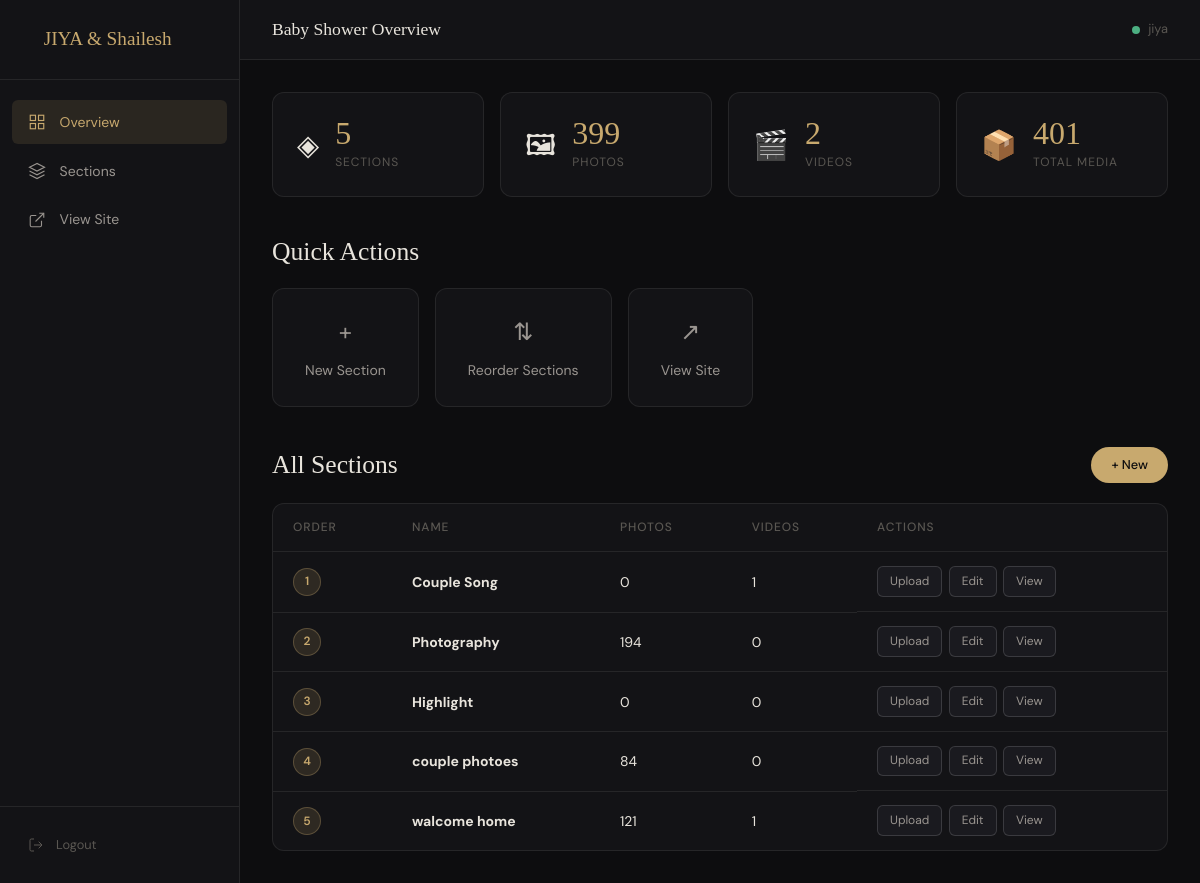
The page /dashboard/ (signed in) on the database its author committed.
### gallery/models.py (models this page shows, shortened)
class Section(models.Model):
    name = models.CharField(max_length=100)
    description = models.TextField(blank=True)
    order = models.PositiveIntegerField(default=0)
    cover_image = models.ImageField(upload_to='covers/', blank=True, null=True)
    created_at = models.DateTimeField(auto_now_add=True)
    class Meta:
        ordering = ['order', 'created_at']
    def image_count(self):
        return self.media.filter(media_type='image').count()
    def video_count(self):
        return self.media.filter(media_type='video').count()

### gallery/views.py (the view)
# urls.py: path('dashboard/', views.dashboard_home, name='dashboard_home'),
@login_required
def dashboard_home(request):
    sections = Section.objects.all()
    total_media = MediaItem.objects.count()
    total_images = MediaItem.objects.filter(media_type='image').count()
    total_videos = MediaItem.objects.filter(media_type='video').count()
    return render(request, 'dashboard/home.html', {
        'sections': sections,
        'total_media': total_media,
        'total_images': total_images,
        'total_videos': total_videos,
    })

### templates/dashboard/home.html (shortened to what this page needs)
{% extends 'dashboard/base_dashboard.html' %}
{% block nav_home %}active{% endblock %}
{% block topbar_title %}Baby Shower Overview{% endblock %}
{% block dash_content %}
<div class="dash-page">
  <div class="stats-grid">
    <div class="stat-card">
      <div class="stat-icon">◈</div>
      <div class="stat-info">
        <span class="stat-num">{{ sections.count }}</span>
        <span class="stat-label">Sections</span>
      </div>
    </div>
    <div class="stat-card">
      <div class="stat-icon">🖼</div>
      <div class="stat-info">
        <span class="stat-num">{{ total_images }}</span>
        <span class="stat-label">Photos</span>
      </div>
    </div>
    <div class="stat-card">
      <div class="stat-icon">🎬</div>
      <div class="stat-info">
        <span class="stat-num">{{ total_videos }}</span>
        <span class="stat-label">Videos</span>
      </div>
    </div>
    <div class="stat-card">
      <div class="stat-icon">📦</div>
      <div class="stat-info">
        <span class="stat-num">{{ total_media }}</span>
        <span class="stat-label">Total Media</span>
      </div>
    </div>
  </div>
  <div class="dash-section-header">
    <h2>Quick Actions</h2>
  </div>
  <div class="quick-actions">
    <a href="{% url 'section_create' %}" class="quick-card">
      <span class="quick-icon">+</span>
      <span>New Section</span>
    </a>
    <a href="{% url 'dashboard_sections' %}" class="quick-card">
      <span class="quick-icon">⇅</span>
      <span>Reorder Sections</span>
    </a>
    <a href="{% url 'home' %}" target="_blank" class="quick-card">
      <span class="quick-icon">↗</span>
      <span>View Site</span>
    </a>
  </div>
  <div class="dash-section-header">
    <h2>All Sections</h2>
    <a href="{% url 'section_create' %}" class="btn-primary-sm">+ New</a>
  </div>
  {% if sections %}
  <div class="sections-table-wrap">
    <table class="dash-table">
      <thead>
        <tr>
          <th>Order</th>
          <th>Name</th>
          <th>Photos</th>
          <th>Videos</th>
          <th>Actions</th>
        </tr>
      </thead>
      <tbody>
        {% for s in sections %}
        <tr>
          <td><span class="order-badge">{{ s.order }}</span></td>
          <td><strong>{{ s.name }}</strong></td>
          <td>{{ s.image_count }}</td>
          <td>{{ s.video_count }}</td>
          <td class="actions-cell">
            <a href="{% url 'media_upload' s.pk %}" class="action-btn">Upload</a>
            <a href="{% url 'section_edit' s.pk %}" class="action-btn">Edit</a>
            <a href="{% url 'section_detail' s.pk %}" target="_blank" class="action-btn">View</a>
          </td>
        </tr>
        {% endfor %}
      </tbody>
    </table>
  </div>
  {% else %}
  <div class="empty-state-dash">
    <p>No sections yet. <a href="{% url 'section_create' %}">Create your first section →</a></p>
  </div>
  {% endif %}
</div>
{% endblock %}

### templates/dashboard/base_dashboard.html (shortened to what this page needs)
{% load static %}
<!DOCTYPE html>
<html lang="en">
<head>
  <link rel="stylesheet" href="{% static 'css/style.css' %}">
  <link rel="stylesheet" href="{% static 'css/dashboard.css' %}">
</head>
<body class="dash-body">
<aside class="sidebar" id="sidebar">
  <div class="sidebar-header">
    <a href="{% url 'home' %}" class="sidebar-logo"> JIYA &amp; Shailesh</a>
  </div>
  <nav class="sidebar-nav">
    <a href="{% url 'dashboard_home' %}" class="sidebar-link {% block nav_home %}{% endblock %}">
      <svg width="18" height="18" viewBox="0 0 24 24" fill="none" stroke="currentColor" stroke-width="1.5"><rect x="3" y="3" width="7" height="7"/><rect x="14" y="3" width="7" height="7"/><rect x="3" y="14" width="7" height="7"/><rect x="14" y="14" width="7" height="7"/></svg>
      Overview
    </a>
    <a href="{% url 'dashboard_sections' %}" class="sidebar-link {% block nav_sections %}{% endblock %}">
      <svg width="18" height="18" viewBox="0 0 24 24" fill="none" stroke="currentColor" stroke-width="1.5"><path d="M12 2L2 7l10 5 10-5-10-5z"/><path d="M2 17l10 5 10-5"/><path d="M2 12l10 5 10-5"/></svg>
      Sections
    </a>
    <a href="{% url 'home' %}" target="_blank" class="sidebar-link">
      <svg width="18" height="18" viewBox="0 0 24 24" fill="none" stroke="currentColor" stroke-width="1.5"><path d="M18 13v6a2 2 0 0 1-2 2H5a2 2 0 0 1-2-2V8a2 2 0 0 1 2-2h6"/><polyline points="15 3 21 3 21 9"/><line x1="10" y1="14" x2="21" y2="3"/></svg>
      View Site
    </a>
  </nav>
  <div class="sidebar-footer">
    <a href="{% url 'dashboard_logout' %}" class="sidebar-logout">
      <svg width="16" height="16" viewBox="0 0 24 24" fill="none" stroke="currentColor" stroke-width="1.5"><path d="M9 21H5a2 2 0 0 1-2-2V5a2 2 0 0 1 2-2h4"/><polyline points="16 17 21 12 16 7"/><line x1="21" y1="12" x2="9" y2="12"/></svg>
      Logout
    </a>
  </div>
</aside>
<div class="dash-main" id="dashMain">
  <header class="dash-topbar">
    <div class="topbar-title">{% block topbar_title %}Dashboard{% endblock %}</div>
    <div class="topbar-user">
      <span class="user-dot"></span>
      {{ user.username }}
    </div>
  </header>
  <div class="dash-content">
    {% block dash_content %}{% endblock %}
  </div>
</div>
</body>
</html>

### static/css/style.css (style rules this page uses)
:root { --bg: #0d0d0f; --bg2: #131316; --bg3: #1a1a1f; --border: rgba(255,255,255,0.08); --border2: rgba(255,255,255,0.14); --text: #e8e4dc; --text2: #9a9590; --text3: #5a5752; --accent: #c8a96e; --accent2: #e8c990; --danger: #e05c5c; --radius: 12px; --radius-sm: 6px; --nav-h: 64px; --shadow: 0 4px 24px rgba(0,0,0,0.5); --shadow-lg: 0 12px 48px rgba(0,0,0,0.7); --transition: 0.3s cubic-bezier(0.4,0,0.2,1); }
*, *::before, *::after { box-sizing: border-box; margin: 0; padding: 0; }
html { scroll-behavior: smooth; }
body { font-family: 'DM Sans', sans-serif; background: var(--bg); color: var(--text); font-size: 15px; line-height: 1.6; -webkit-font-smoothing: antialiased; }
a { color: inherit; text-decoration: none; }
h1, h2, h3 { font-family: 'Cormorant Garamond', serif; font-weight: 400; line-height: 1.2; }

### rows shown on the page
Section: order "1", name "Couple Song", image_count "0", video_count "1"
Section: order "2", name "Photography", image_count "194", video_count "0"
Section: order "3", name "Highlight", image_count "0", video_count "0"
Section: order "4", name "couple photoes", image_count "84", video_count "0"
Section: order "5", name "walcome home", image_count "121", video_count "1"

### other values the page prints
{{ user.username }} "jiya"
{{ sections.count }} "5"
{{ total_images }} "399"
{{ total_videos }} "2"
{{ total_media }} "401"
